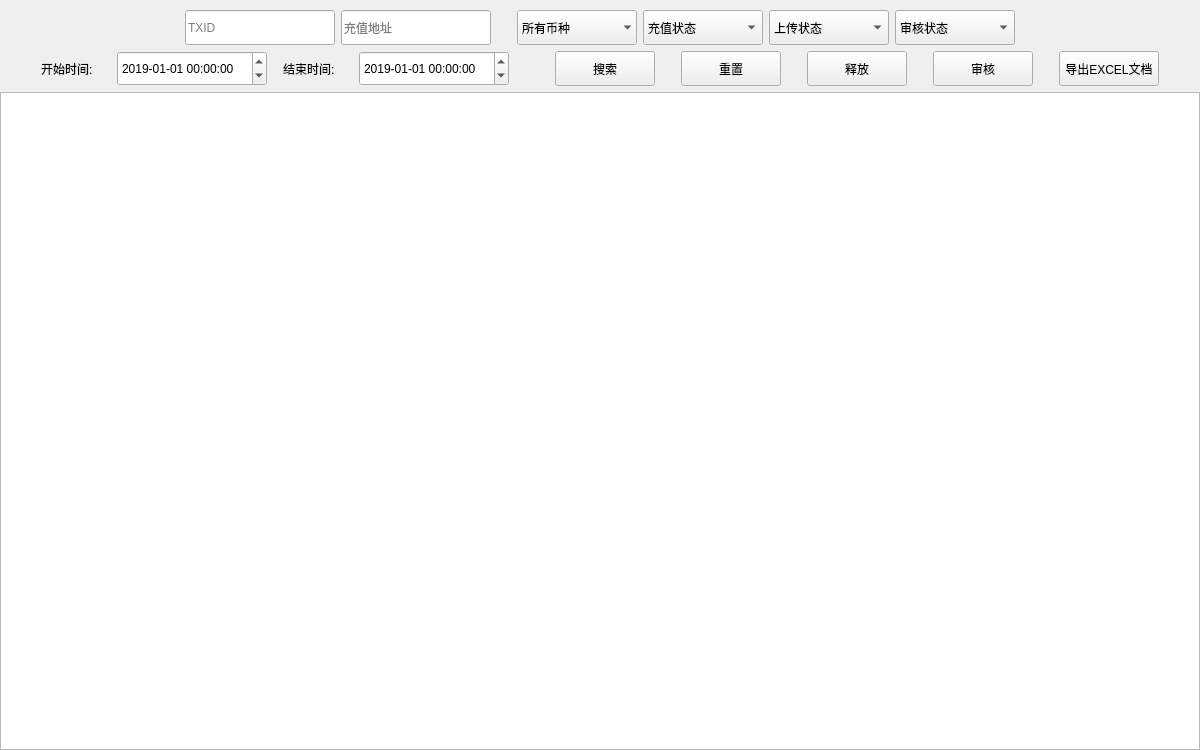
     <widget class="QWidget" name="page_ChargeList">
      <property name="minimumSize">
       <size>
        <width>1200</width>
        <height>750</height>
       </size>
      </property>
      <layout class="QVBoxLayout" name="verticalLayout">
       <property name="leftMargin">
        <number>0</number>
       </property>
       <property name="topMargin">
        <number>10</number>
       </property>
       <property name="rightMargin">
        <number>0</number>
       </property>
       <property name="bottomMargin">
        <number>0</number>
       </property>
       <item>
        <layout class="QHBoxLayout" name="horizontalLayout_2">
         <item>
          <spacer name="horizontalSpacer_4">
           <property name="orientation">
            <enum>Qt::Horizontal</enum>
           </property>
           <property name="sizeHint" stdset="0">
            <size>
             <width>40</width>
             <height>20</height>
            </size>
           </property>
          </spacer>
         </item>
         <item>
          <widget class="QLineEdit" name="le_ChargeList_Txid">
           <property name="minimumSize">
            <size>
             <width>150</width>
             <height>35</height>
            </size>
           </property>
           <property name="maximumSize">
            <size>
             <width>150</width>
             <height>16777215</height>
            </size>
           </property>
           <property name="styleSheet">
            <string notr="true"/>
           </property>
           <property name="placeholderText">
            <string>TXID</string>
           </property>
          </widget>
         </item>
         <item>
          <widget class="QLineEdit" name="le_ChargeList_DstAddr">
           <property name="minimumSize">
            <size>
             <width>150</width>
             <height>35</height>
            </size>
           </property>
           <property name="maximumSize">
            <size>
             <width>150</width>
             <height>16777215</height>
            </size>
           </property>
           <property name="styleSheet">
            <string notr="true"/>
           </property>
           <property name="placeholderText">
            <string>充值地址</string>
           </property>
          </widget>
         </item>
         <item>
          <spacer name="horizontalSpacer">
           <property name="orientation">
            <enum>Qt::Horizontal</enum>
           </property>
           <property name="sizeType">
            <enum>QSizePolicy::Fixed</enum>
           </property>
           <property name="sizeHint" stdset="0">
            <size>
             <width>20</width>
             <height>20</height>
            </size>
           </property>
          </spacer>
         </item>
         <item>
          <widget class="QComboBox" name="cbx_ChargeList_CoinType">
           <property name="minimumSize">
            <size>
             <width>120</width>
             <height>35</height>
            </size>
           </property>
           <property name="maximumSize">
            <size>
             <width>120</width>
             <height>35</height>
            </size>
           </property>
           <property name="styleSheet">
            <string notr="true"/>
           </property>
           <property name="iconSize">
            <size>
             <width>25</width>
             <height>25</height>
            </size>
           </property>
           <property name="frame">
            <bool>false</bool>
           </property>
           <item>
            <property name="text">
             <string>所有币种</string>
            </property>
           </item>
          </widget>
         </item>
         <item>
          <widget class="QComboBox" name="cbx_ChargeList_ChargeStatus">
           <property name="minimumSize">
            <size>
             <width>120</width>
             <height>35</height>
            </size>
           </property>
           <property name="maximumSize">
            <size>
             <width>120</width>
             <height>35</height>
            </size>
           </property>
           <property name="styleSheet">
            <string notr="true"/>
           </property>
           <item>
            <property name="text">
             <string>充值状态</string>
            </property>
           </item>
           <item>
            <property name="text">
             <string>待入账</string>
            </property>
           </item>
           <item>
            <property name="text">
             <string>已入账</string>
            </property>
           </item>
          </widget>
         </item>
         <item>
          <widget class="QComboBox" name="cbx_ChargeList_UploadStatus">
           <property name="minimumSize">
            <size>
             <width>120</width>
             <height>35</height>
            </size>
           </property>
           <property name="maximumSize">
            <size>
             <width>120</width>
             <height>35</height>
            </size>
           </property>
           <property name="styleSheet">
            <string notr="true"/>
           </property>
           <item>
            <property name="text">
             <string>上传状态</string>
            </property>
           </item>
           <item>
            <property name="text">
             <string>待上传</string>
            </property>
           </item>
           <item>
            <property name="text">
             <string>上传失败</string>
            </property>
           </item>
           <item>
            <property name="text">
             <string>上传成功</string>
            </property>
           </item>
          </widget>
         </item>
         <item>
          <widget class="QComboBox" name="cbx_ChargeList_auditStatus">
           <property name="minimumSize">
            <size>
             <width>120</width>
             <height>35</height>
            </size>
           </property>
           <property name="maximumSize">
            <size>
             <width>120</width>
             <height>35</height>
            </size>
           </property>
           <property name="styleSheet">
            <string notr="true"/>
           </property>
           <item>
            <property name="text">
             <string>审核状态</string>
            </property>
           </item>
           <item>
            <property name="text">
             <string>需审核</string>
            </property>
           </item>
           <item>
            <property name="text">
             <string>审核通过</string>
            </property>
           </item>
           <item>
            <property name="text">
             <string>自动充币</string>
            </property>
           </item>
          </widget>
         </item>
         <item>
          <spacer name="horizontalSpacer_5">
           <property name="orientation">
            <enum>Qt::Horizontal</enum>
           </property>
           <property name="sizeHint" stdset="0">
            <size>
             <width>40</width>
             <height>20</height>
            </size>
           </property>
          </spacer>
         </item>
        </layout>
       </item>
       <item>
        <layout class="QHBoxLayout" name="horizontalLayout_46">
         <item>
          <spacer name="horizontalSpacer_2">
           <property name="orientation">
            <enum>Qt::Horizontal</enum>
           </property>
           <property name="sizeHint" stdset="0">
            <size>
             <width>40</width>
             <height>20</height>
            </size>
           </property>
          </spacer>
         </item>
         <item>
          <widget class="QLabel" name="lb_ChargeList_start">
           <property name="minimumSize">
            <size>
             <width>70</width>
             <height>35</height>
            </size>
           </property>
           <property name="maximumSize">
            <size>
             <width>70</width>
             <height>35</height>
            </size>
           </property>
           <property name="styleSheet">
            <string notr="true"/>
           </property>
           <property name="text">
            <string>开始时间:</string>
           </property>
          </widget>
         </item>
         <item>
          <widget class="QDateTimeEdit" name="date_ChargeList_Start">
           <property name="minimumSize">
            <size>
             <width>150</width>
             <height>35</height>
            </size>
           </property>
           <property name="maximumSize">
            <size>
             <width>150</width>
             <height>35</height>
            </size>
           </property>
           <property name="dateTime">
            <datetime>
             <hour>0</hour>
             <minute>0</minute>
             <second>0</second>
             <year>2019</year>
             <month>1</month>
             <day>1</day>
            </datetime>
           </property>
           <property name="displayFormat">
            <string>yyyy-MM-dd hh:mm:ss</string>
           </property>
          </widget>
         </item>
         <item>
          <spacer name="horizontalSpacer_187">
           <property name="orientation">
            <enum>Qt::Horizontal</enum>
           </property>
           <property name="sizeType">
            <enum>QSizePolicy::Fixed</enum>
           </property>
           <property name="sizeHint" stdset="0">
            <size>
             <width>10</width>
             <height>20</height>
            </size>
           </property>
          </spacer>
         </item>
         <item>
          <widget class="QLabel" name="lb_ChargeList_end">
           <property name="minimumSize">
            <size>
             <width>70</width>
             <height>35</height>
            </size>
           </property>
           <property name="maximumSize">
            <size>
             <width>70</width>
             <height>35</height>
            </size>
           </property>
           <property name="styleSheet">
            <string notr="true"/>
           </property>
           <property name="text">
            <string>结束时间:</string>
           </property>
          </widget>
         </item>
         <item>
          <widget class="QDateTimeEdit" name="date_ChargeList_End">
           <property name="minimumSize">
            <size>
             <width>150</width>
             <height>35</height>
            </size>
           </property>
           <property name="maximumSize">
            <size>
             <width>150</width>
             <height>35</height>
            </size>
           </property>
           <property name="dateTime">
            <datetime>
             <hour>0</hour>
             <minute>0</minute>
             <second>0</second>
             <year>2019</year>
             <month>1</month>
             <day>1</day>
            </datetime>
           </property>
           <property name="displayFormat">
            <string>yyyy-MM-dd hh:mm:ss</string>
           </property>
          </widget>
         </item>
         <item>
          <spacer name="horizontalSpacer_174">
           <property name="orientation">
            <enum>Qt::Horizontal</enum>
           </property>
           <property name="sizeType">
            <enum>QSizePolicy::Fixed</enum>
           </property>
           <property name="sizeHint" stdset="0">
            <size>
             <width>40</width>
             <height>20</height>
            </size>
           </property>
          </spacer>
         </item>
         <item>
          <widget class="QPushButton" name="btn_ChargeList_Search">
           <property name="minimumSize">
            <size>
             <width>100</width>
             <height>35</height>
            </size>
           </property>
           <property name="maximumSize">
            <size>
             <width>120</width>
             <height>35</height>
            </size>
           </property>
           <property name="cursor">
            <cursorShape>PointingHandCursor</cursorShape>
           </property>
           <property name="focusPolicy">
            <enum>Qt::NoFocus</enum>
           </property>
           <property name="styleSheet">
            <string notr="true"/>
           </property>
           <property name="text">
            <string>搜索</string>
           </property>
          </widget>
         </item>
         <item>
          <spacer name="horizontalSpacer_171">
           <property name="orientation">
            <enum>Qt::Horizontal</enum>
           </property>
           <property name="sizeType">
            <enum>QSizePolicy::Fixed</enum>
           </property>
           <property name="sizeHint" stdset="0">
            <size>
             <width>20</width>
             <height>20</height>
            </size>
           </property>
          </spacer>
         </item>
         <item>
          <widget class="QPushButton" name="btn_ChargeList_Reset">
           <property name="minimumSize">
            <size>
             <width>100</width>
             <height>35</height>
            </size>
           </property>
           <property name="maximumSize">
            <size>
             <width>120</width>
             <height>35</height>
            </size>
           </property>
           <property name="cursor">
            <cursorShape>PointingHandCursor</cursorShape>
           </property>
           <property name="focusPolicy">
            <enum>Qt::NoFocus</enum>
           </property>
           <property name="styleSheet">
            <string notr="true"/>
           </property>
           <property name="text">
            <string>重置</string>
           </property>
          </widget>
         </item>
         <item>
          <spacer name="horizontalSpacer_172">
           <property name="orientation">
            <enum>Qt::Horizontal</enum>
           </property>
           <property name="sizeType">
            <enum>QSizePolicy::Fixed</enum>
           </property>
           <property name="sizeHint" stdset="0">
            <size>
             <width>20</width>
             <height>20</height>
            </size>
           </property>
          </spacer>
         </item>
         <item>
          <widget class="QPushButton" name="btn_ChargeList_Release">
           <property name="minimumSize">
            <size>
             <width>100</width>
             <height>35</height>
            </size>
           </property>
           <property name="maximumSize">
            <size>
             <width>120</width>
             <height>35</height>
            </size>
           </property>
           <property name="cursor">
            <cursorShape>PointingHandCursor</cursorShape>
           </property>
           <property name="focusPolicy">
            <enum>Qt::NoFocus</enum>
           </property>
           <property name="styleSheet">
            <string notr="true"/>
           </property>
           <property name="text">
            <string>释放</string>
           </property>
          </widget>
         </item>
         <item>
          <spacer name="horizontalSpacer_173">
           <property name="orientation">
            <enum>Qt::Horizontal</enum>
           </property>
           <property name="sizeType">
            <enum>QSizePolicy::Fixed</enum>
           </property>
           <property name="sizeHint" stdset="0">
            <size>
             <width>20</width>
             <height>20</height>
            </size>
           </property>
          </spacer>
         </item>
         <item>
          <widget class="QPushButton" name="btn_ChargeList_Audit">
           <property name="minimumSize">
            <size>
             <width>100</width>
             <height>35</height>
            </size>
           </property>
           <property name="maximumSize">
            <size>
             <width>100</width>
             <height>35</height>
            </size>
           </property>
           <property name="cursor">
            <cursorShape>PointingHandCursor</cursorShape>
           </property>
           <property name="focusPolicy">
            <enum>Qt::NoFocus</enum>
           </property>
           <property name="styleSheet">
            <string notr="true"/>
           </property>
           <property name="text">
            <string>审核</string>
           </property>
          </widget>
         </item>
         <item>
          <spacer name="horizontalSpacer_181">
           <property name="orientation">
            <enum>Qt::Horizontal</enum>
           </property>
           <property name="sizeType">
            <enum>QSizePolicy::Fixed</enum>
           </property>
           <property name="sizeHint" stdset="0">
            <size>
             <width>20</width>
             <height>20</height>
            </size>
           </property>
          </spacer>
         </item>
         <item>
          <widget class="QPushButton" name="btn_ChargeList_exportExcel">
           <property name="minimumSize">
            <size>
             <width>100</width>
             <height>35</height>
            </size>
           </property>
           <property name="maximumSize">
            <size>
             <width>100</width>
             <height>35</height>
            </size>
           </property>
           <property name="cursor">
            <cursorShape>PointingHandCursor</cursorShape>
           </property>
           <property name="focusPolicy">
            <enum>Qt::NoFocus</enum>
           </property>
           <property name="styleSheet">
            <string notr="true"/>
           </property>
           <property name="text">
            <string>导出EXCEL文档</string>
           </property>
          </widget>
         </item>
         <item>
          <spacer name="horizontalSpacer_3">
           <property name="orientation">
            <enum>Qt::Horizontal</enum>
           </property>
           <property name="sizeHint" stdset="0">
            <size>
             <width>40</width>
             <height>20</height>
            </size>
           </property>
          </spacer>
         </item>
        </layout>
       </item>
       <item>
        <layout class="QGridLayout" name="gridLayout">
         <item row="0" column="0">
          <widget class="QTableWidget" name="tbw_ChargeList">
           <property name="minimumSize">
            <size>
             <width>1200</width>
             <height>658</height>
            </size>
           </property>
           <property name="textElideMode">
            <enum>Qt::ElideMiddle</enum>
           </property>
          </widget>
         </item>
        </layout>
       </item>
      </layout>
     </widget>
